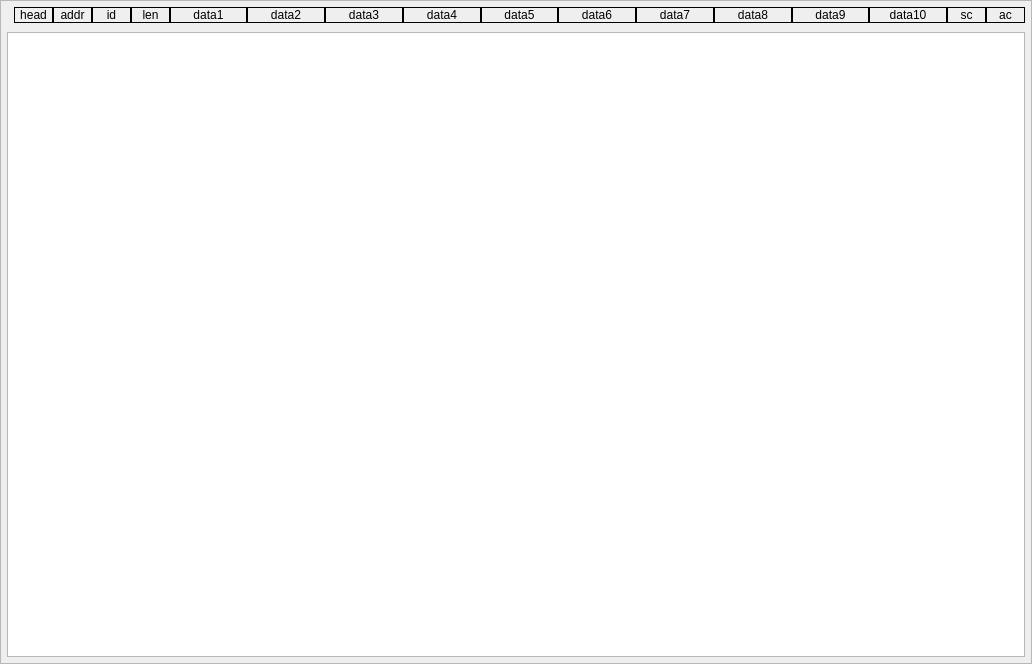
<?xml version="1.0" encoding="UTF-8"?>
<ui version="4.0">
 <class>freamUI</class>
 <widget class="QWidget" name="freamUI">
  <property name="geometry">
   <rect>
    <x>0</x>
    <y>0</y>
    <width>1032</width>
    <height>664</height>
   </rect>
  </property>
  <property name="windowTitle">
   <string>Form</string>
  </property>
  <layout class="QGridLayout" name="gridLayout">
   <property name="leftMargin">
    <number>0</number>
   </property>
   <property name="topMargin">
    <number>0</number>
   </property>
   <property name="rightMargin">
    <number>0</number>
   </property>
   <property name="bottomMargin">
    <number>0</number>
   </property>
   <property name="spacing">
    <number>0</number>
   </property>
   <item row="0" column="0">
    <widget class="QFrame" name="verticalFrame">
     <property name="frameShape">
      <enum>QFrame::StyledPanel</enum>
     </property>
     <property name="lineWidth">
      <number>1</number>
     </property>
     <layout class="QVBoxLayout" name="verticalLayout">
      <property name="spacing">
       <number>9</number>
      </property>
      <property name="leftMargin">
       <number>6</number>
      </property>
      <property name="topMargin">
       <number>6</number>
      </property>
      <property name="rightMargin">
       <number>6</number>
      </property>
      <property name="bottomMargin">
       <number>6</number>
      </property>
      <item>
       <layout class="QHBoxLayout" name="horizontalLayout" stretch="0,1,1,1,1,2,2,2,2,2,2,2,2,2,2,1,1">
        <property name="spacing">
         <number>0</number>
        </property>
        <item>
         <widget class="QLabel" name="label_4">
          <property name="text">
           <string/>
          </property>
         </widget>
        </item>
        <item>
         <widget class="QLabel" name="head">
          <property name="frameShape">
           <enum>QFrame::Box</enum>
          </property>
          <property name="text">
           <string>head</string>
          </property>
          <property name="alignment">
           <set>Qt::AlignCenter</set>
          </property>
         </widget>
        </item>
        <item>
         <widget class="QLabel" name="addr">
          <property name="frameShape">
           <enum>QFrame::Box</enum>
          </property>
          <property name="text">
           <string>addr</string>
          </property>
          <property name="alignment">
           <set>Qt::AlignCenter</set>
          </property>
         </widget>
        </item>
        <item>
         <widget class="QLabel" name="id">
          <property name="frameShape">
           <enum>QFrame::Box</enum>
          </property>
          <property name="text">
           <string>id</string>
          </property>
          <property name="alignment">
           <set>Qt::AlignCenter</set>
          </property>
         </widget>
        </item>
        <item>
         <widget class="QLabel" name="len">
          <property name="frameShape">
           <enum>QFrame::Box</enum>
          </property>
          <property name="text">
           <string>len</string>
          </property>
          <property name="alignment">
           <set>Qt::AlignCenter</set>
          </property>
         </widget>
        </item>
        <item>
         <widget class="QLabel" name="data1">
          <property name="frameShape">
           <enum>QFrame::Box</enum>
          </property>
          <property name="text">
           <string>data1</string>
          </property>
          <property name="alignment">
           <set>Qt::AlignCenter</set>
          </property>
         </widget>
        </item>
        <item>
         <widget class="QLabel" name="data2">
          <property name="frameShape">
           <enum>QFrame::Box</enum>
          </property>
          <property name="text">
           <string>data2</string>
          </property>
          <property name="alignment">
           <set>Qt::AlignCenter</set>
          </property>
         </widget>
        </item>
        <item>
         <widget class="QLabel" name="data3">
          <property name="frameShape">
           <enum>QFrame::Box</enum>
          </property>
          <property name="text">
           <string>data3</string>
          </property>
          <property name="alignment">
           <set>Qt::AlignCenter</set>
          </property>
         </widget>
        </item>
        <item>
         <widget class="QLabel" name="data4">
          <property name="frameShape">
           <enum>QFrame::Box</enum>
          </property>
          <property name="text">
           <string>data4</string>
          </property>
          <property name="alignment">
           <set>Qt::AlignCenter</set>
          </property>
         </widget>
        </item>
        <item>
         <widget class="QLabel" name="data5">
          <property name="frameShape">
           <enum>QFrame::Box</enum>
          </property>
          <property name="text">
           <string>data5</string>
          </property>
          <property name="alignment">
           <set>Qt::AlignCenter</set>
          </property>
         </widget>
        </item>
        <item>
         <widget class="QLabel" name="data6">
          <property name="frameShape">
           <enum>QFrame::Box</enum>
          </property>
          <property name="text">
           <string>data6</string>
          </property>
          <property name="alignment">
           <set>Qt::AlignCenter</set>
          </property>
         </widget>
        </item>
        <item>
         <widget class="QLabel" name="label">
          <property name="frameShape">
           <enum>QFrame::Box</enum>
          </property>
          <property name="text">
           <string>data7</string>
          </property>
          <property name="alignment">
           <set>Qt::AlignCenter</set>
          </property>
         </widget>
        </item>
        <item>
         <widget class="QLabel" name="data7">
          <property name="frameShape">
           <enum>QFrame::Box</enum>
          </property>
          <property name="text">
           <string>data8</string>
          </property>
          <property name="alignment">
           <set>Qt::AlignCenter</set>
          </property>
         </widget>
        </item>
        <item>
         <widget class="QLabel" name="label_2">
          <property name="frameShape">
           <enum>QFrame::Box</enum>
          </property>
          <property name="text">
           <string>data9</string>
          </property>
          <property name="alignment">
           <set>Qt::AlignCenter</set>
          </property>
         </widget>
        </item>
        <item>
         <widget class="QLabel" name="data8">
          <property name="frameShape">
           <enum>QFrame::Box</enum>
          </property>
          <property name="text">
           <string>data10</string>
          </property>
          <property name="alignment">
           <set>Qt::AlignCenter</set>
          </property>
         </widget>
        </item>
        <item>
         <widget class="QLabel" name="sc">
          <property name="frameShape">
           <enum>QFrame::Box</enum>
          </property>
          <property name="text">
           <string>sc</string>
          </property>
          <property name="alignment">
           <set>Qt::AlignCenter</set>
          </property>
         </widget>
        </item>
        <item>
         <widget class="QLabel" name="ac">
          <property name="frameShape">
           <enum>QFrame::Box</enum>
          </property>
          <property name="text">
           <string>ac</string>
          </property>
          <property name="alignment">
           <set>Qt::AlignCenter</set>
          </property>
         </widget>
        </item>
       </layout>
      </item>
      <item>
       <layout class="QHBoxLayout" name="horizontalLayout_3" stretch="5">
        <property name="spacing">
         <number>0</number>
        </property>
        <item>
         <widget class="QTextEdit" name="textEdit">
          <property name="frameShape">
           <enum>QFrame::StyledPanel</enum>
          </property>
          <property name="frameShadow">
           <enum>QFrame::Plain</enum>
          </property>
          <property name="lineWidth">
           <number>1</number>
          </property>
          <property name="readOnly">
           <bool>true</bool>
          </property>
         </widget>
        </item>
       </layout>
      </item>
     </layout>
    </widget>
   </item>
  </layout>
 </widget>
 <resources/>
 <connections/>
</ui>
